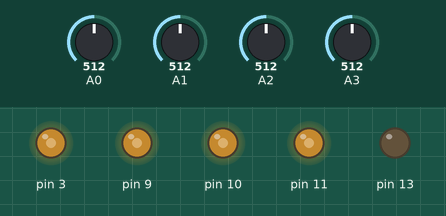
This sketch was run on a simulated Arduino Uno, built with avr-gcc and run on an emulated ATmega328P. On the bench: output pins drawn as LEDs (lit = HIGH). The inputs (shaded band) are chosen by the test bench; at power-on: A0 = 512, A1 = 512, A2 = 512, A3 = 512.

Above: at 1.9 s.
2.0 s: A0 set to 716
At 2.8 s:
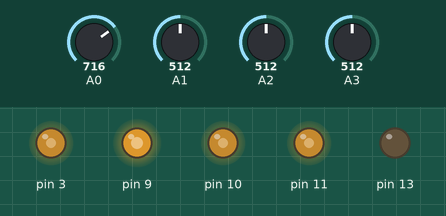
3.5 s: A1 set to 716
At 3.9 s:
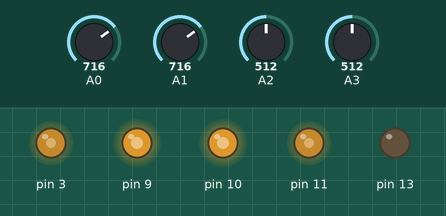
5.0 s: A2 set to 716
At 6.2 s:
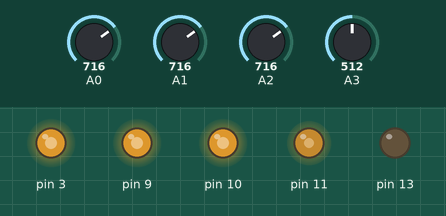
6.5 s: A3 set to 716
At 7.4 s:
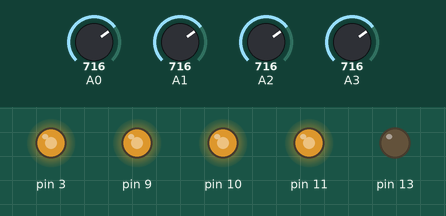
8.0 s: A0 set to 992
At 8.6 s:
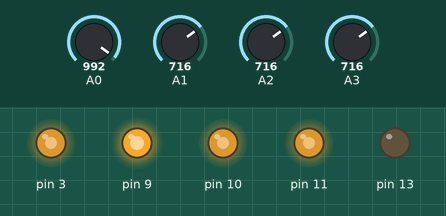
9.5 s: A1 set to 992
At 10.9 s:
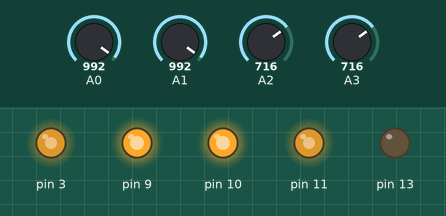
Timing chart, 0 to 12.0 s (numbered marks = the images above; inputs shaded):
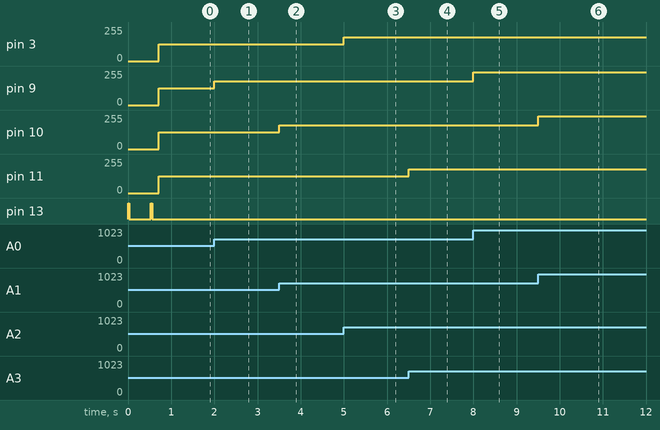

Measured:
- after the input at 2.0 s, pin 9: 127/255 → 178/255 at once
- after the input at 3.5 s, pin 10: 127/255 → 178/255 at once
- after the input at 5.0 s, pin 3: 127/255 → 178/255 at once
- after the input at 6.5 s, pin 11: 127/255 → 178/255 at once
- after the input at 8.0 s, pin 9: 178/255 → 247/255 at once
- after the input at 9.5 s, pin 10: 178/255 → 247/255 at once

The sketch:

ki-kit_sensor_test.ino
```cpp
void setup() {

   //###BLINKCODE START###
   pinMode(13, OUTPUT);
   for(int blink=0;blink<1; blink++) {
      digitalWrite(13, HIGH);
      delay(30);
      digitalWrite(13, LOW);
      delay(300);
   }
   delay(200);
   for(int blink=0;blink<1; blink++) {
      digitalWrite(13, HIGH);
      delay(30);
      digitalWrite(13, LOW);
      delay(150);
   }
   digitalWrite(13, LOW);
   //###BLINKCODE ENDE###

}


void loop() {
   analogWrite(9, 255 - ((100 - (analogRead(14) / 10.23)) * 2.55));
   analogWrite(10, 255 - ((100 - (analogRead(15) / 10.23)) * 2.55));
   analogWrite(3, 255 - ((100 - (analogRead(16) / 10.23)) * 2.55));
   analogWrite(11, 255 - ((100 - (analogRead(17) / 10.23)) * 2.55));
}
```
